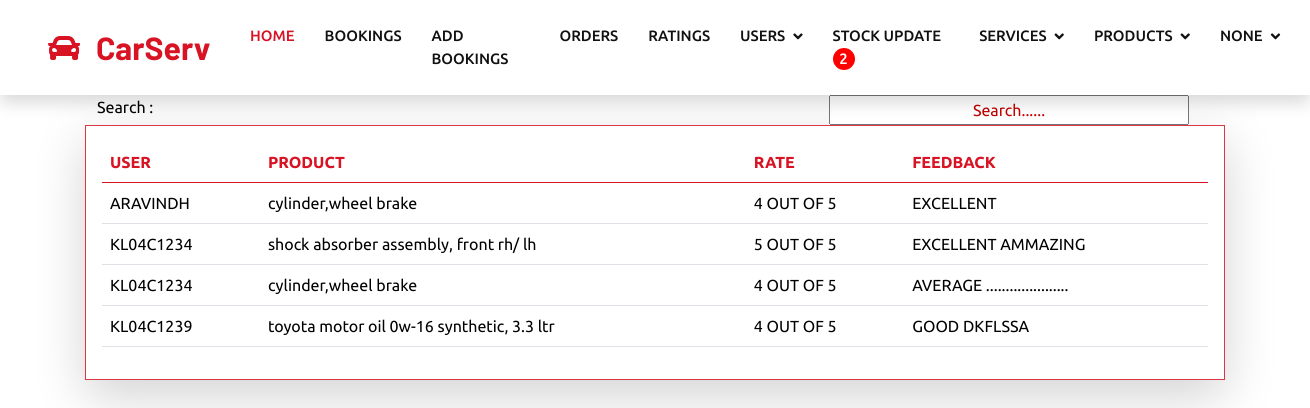
The page /Ratings on the database its author committed.
### Serv_Booking/models.py (models this page shows, shortened)
class ProductRate(models.Model):
    User = models.ForeignKey(user_details,on_delete = models.CASCADE)
    Product = models.ForeignKey(Products,on_delete= models.CASCADE)
    rate = models.IntegerField(default=1)
    feedback = models.TextField(blank=True)

class user_details(models.Model):
    name = models.CharField(max_length=255)
    email = models.EmailField(max_length=255)
    phone_no = models.CharField(max_length=100)
    username = models.CharField(max_length=255)
    password = models.CharField(max_length=255)
    housename = models.CharField(max_length=255)
    landmark = models.CharField(max_length=255)
    area= models.CharField(max_length=255)
    pincode = models.CharField(max_length=255)
    user_image = models.FileField()
    status = models.CharField(max_length=255,default='active')

class Products(models.Model):
    car_name = models.CharField(max_length=255)
    product_name = models.CharField(max_length=255)
    product_image = models.FileField(upload_to='product_images/', null=True, blank=True)
    product_price = models.CharField(max_length=255)
    product_details = models.TextField()
    quantity = models.IntegerField(default=1)
    status = models.CharField(max_length=25,default='approved')
    created_at = models.DateTimeField(auto_now_add=True)

### Serv_Booking/views.py (the view)
# urls.py: path('Ratings', views.Ratings),
def Ratings(request):
    data = ProductRate.objects.all()
    return render(request,'Admin/Ratings.html',{'admin': request.session.get('admin'),'ratings':data,'count':countstock()})

### Serv_Booking/views.py (called while the page is built)
def countstock():
    data = Products.objects.all()
    count = 0
    for i in data:
        if i.quantity <= 5:
            count +=1
    return count

### templates/Admin/Ratings.html (shortened to what this page needs)
{% extends 'Admin/Base.html' %}
    {% block content %}
     <div class="container">
        <div class="row col-12">
            <div class="col-4 ">
                <label for="search-input">Search :</label>
            </div>
            <div class="col-md-8 d-flex flex-row-reverse">
                <input type="text" style="width:50%;" id="search-input" onkeyup="searchTable()" placeholder="Search......" >
            </div>
         </div>
     </div>
     <div class="container border border-danger rounded shadow-lg p-3 mb-5 bg-white">
        <div class="row">
            <div class="col-md-12">
                <table id="booking-table" class="table table-hover">
                    <thead class="text-uppercase">
                        <tr style="color: #D81324;">
                            <th scope="col">User</th>
                            <th scope="col">Product</th>
                            <th scope="col">Rate</th>
                            <th scope="col">Feedback</th>
                        </tr>
                    </thead>
                    <tbody class="text-uppercase" style="color: #000000;">
                        {% for i in ratings %}
                        <tr>
                            <td>{{ i.User.username }}</td>
                            <td class="text-lowercase">{{ i.Product.product_name }}</td>
                            <td>{{ i.rate }} out of 5</td>
                            <td>{{ i.feedback }}</td>
                        </tr>
                        {% endfor %}
                    </tbody>
                </table>
         {% endblock %}

### static/css/style.css (style rules this page uses)
:root { --primary: #D81324; --secondary: #0B2154; --light: #F2F2F2; --dark: #111111; }
input::placeholder { text-align: center; color: #c20000; }

### rows shown on the page
ProductRate: User.username "ARAVINDH", Product.product_name "cylinder,wheel brake", rate "4", feedback "EXCELLENT"
ProductRate: User.username "KL04C1234", Product.product_name "shock absorber assembly, front rh/ lh", rate "5", feedback "EXCELLENT AMMAZING"
ProductRate: User.username "KL04C1234", Product.product_name "cylinder,wheel brake", rate "4", feedback "AVERAGE ....................."
ProductRate: User.username "KL04C1239", Product.product_name "toyota motor oil 0w-16 synthetic, 3.3 ltr", rate "4", feedback "GOOD DKFLSSA"

### other values the page prints
{{ count }} "2"
{{ admin }} "NONE"
